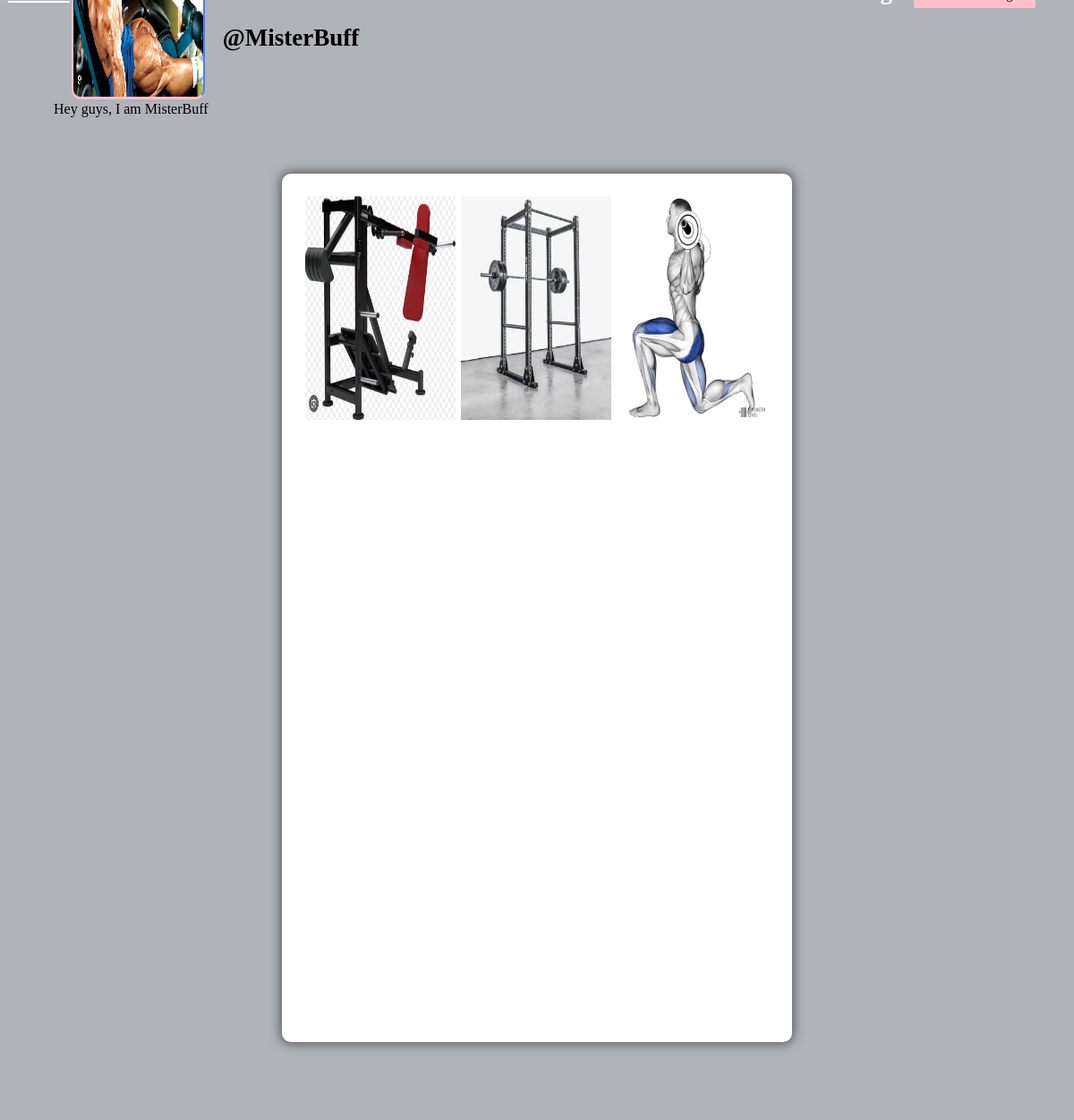
Screenshot of /profile/MisterBuff (signed in) with the database file from the repository.
### main/models.py (models this page shows, shortened)
class Profile(models.Model):
    user = models.ForeignKey(User, on_delete=models.CASCADE)
    id_user = models.IntegerField()
    bio = models.TextField(blank=True)
    profileimg = models.ImageField(
        upload_to="profile_images", default="default_pic.png"
    )
    location = models.CharField(max_length=100, blank=True)

class Post(models.Model):
    id = models.UUIDField(primary_key=True, default=uuid.uuid4)
    user = models.CharField(max_length=100)
    image = models.ImageField(upload_to="post_images")
    caption = models.TextField()
    created_at = models.DateTimeField(default=datetime.now)
    no_of_likes = models.IntegerField(default=0)

### main/views.py (the view)
# urls.py: path("profile/<str:pk>", views.profile, name="profile"),
@login_required(login_url="signin")
def profile(request, pk):
    user_object = User.objects.get(username=pk)
    user_profile = Profile.objects.get(user=user_object)
    user_posts = []
    is_following = FollowersCount.objects.filter(
        follower=request.user.username, user=pk
    )
    '''if FollowersCount.objects.filter(follower=follower, user=user).first():
        button_text = "Unfollow"
    else:
        button_text = "Follow"'''
    if is_following or request.user.username == pk:
        user_posts = Post.objects.filter(user=pk)
    user_post_length = len(user_posts)
    button_text = "Unfollow" if is_following else "Follow"
    user_followers = len(FollowersCount.objects.filter(user=pk))
    user_following = len(FollowersCount.objects.filter(follower=pk))
    context = {
        "user_object": user_object,
        "user_profile": user_profile,
        "user_posts": user_posts,
        "user_post_length": user_post_length,
        "button_text": button_text,
        "user_followers": user_followers,
        "user_following": user_following,
        "is_following": is_following,
    }
    return render(request, "profile.html", context)

### templates/profile.html (shortened to what this page needs)
{% load static %}
<!DOCTYPE html>
<html lang="en">
<head>
    <link rel="stylesheet" href="{% static 'css/main.min.css' %}">
    <link rel="stylesheet" href="{% static 'css/style.css' %}">
    <link rel="stylesheet" href="{% static 'css/color.css' %}">
    <link rel="stylesheet" href="{% static 'css/responsive.css' %}">
</head>
<body>
	<section>
			<div class="feature-photo">
				<figure><img src="{% static 'images/resources/timeline-1.jpg' %}" alt=""></figure>
				<form action="/follow" method="POST">
					<div class="add-btn">
					<span style="color: white; font-size: 27px; margin-right: 520px;"><b><u><a href="/">Home</a></u></b></span>
					{% if user_post_length == 0 %}
					<span style="color: white; font-size: 27px;"><b>No posts</b></span>
					{% elif user_post_length == 1 %}
					<span style="color: white; font-size: 27px;"><b>{{user_post_length}} Post</b></span>
					{% else %}
					<span style="color: white; font-size: 27px;"><b>{{user_post_length}} Posts</b></span>
					{% endif %}
					{% if user_followers == 1 %}
					<span style="color: white; font-size: 27px;"><b>{{user_followers}} Follower</b></span>
					{% else %}
					<span style="color: white; font-size: 27px;"><b>{{user_followers}} Followers</b></span>
					{% endif %}
					<span style="color: white; font-size: 27px;"><b>{{user_following}} Following</b></span>
					{% if user_object.username == user.username %}
					<a href="/settings" data-ripple="" style="background-color: #ffc0cb; border: #ffc0cb;">Account Settings</a>
					{% else %}
					<input type="hidden" value="{{user.username}}" name="follower" />
					<input type="hidden" value="{{user_object.username}}" name="user" />
					<a data-ripple=""><button type="submit" style="background-color: #ffc0cb; border: #ffc0cb;">{{button_text}}</button></a>
					{% endif %}
					</div>
				</form>
				<div class="container-fluid">
					<div class="row merged">
						<div class="col-lg-2 col-sm-3">
							<div class="user-avatar">
								<figure>
									<img src="{{user_profile.profileimg.url}}" style="height: 250px; width: 100%;" alt="">
								</figure>
							</div>
						</div>
						<div class="col-lg-10 col-sm-9">
							<div class="timeline-info">
								<ul>
									<li class="admin-name">
									  <h5 style="color: black;white-space: nowrap; width: 110px; font-size: 27px;"><b>@{{user_profile.user.username}}</b></h5>
									</li>
								</ul>
							</div>
						</div>
					</div>
				</div>
			</div>
		</section>
		<section>
			<div class="bio">
				{{user_profile.bio}}
			</div>
		</section>
	<section>
		<div class="gap gray-bg">
			<div class="container-fluid">
				<div class="row">
					<div class="col-lg-12">
						<div class="row" id="page-contents">
							<div class="col-lg-3">
								<aside class="sidebar static">
								</aside>
							</div>
							<div class="col-lg-6">
								<div class="central-meta">
									{% if is_following or user_object.username == request.user.username %}
										<ul class="photos">
											{% for post in user_posts %}
											<li>
												<a class="strip" href="{{post.image.url}}" title="" data-strip-group="mygroup" data-strip-group-options="loop: false">
													<img src="{{post.image.url}}" style="height: 250px; width: 300px;" alt=""></a>
											</li>
											{% endfor %}
										</ul>
									{% else %}
									<div class="col-lg-12 col-md-6">
										<p style="font-size: 50px; text-align: center; padding-top: 10px;">This account is private</p>
										<p style="font-size: 30px; text-align: center; padding-top: 10px;">Follow this account to view their posts</p>
									</div>
									{% endif %}
								</div>
							</div>
							<div class="col-lg-3">
								<aside class="sidebar static">
								</aside>
							</div>
						</div>
					</div>
				</div>
			</div>
		</div>
	</section>
</body>
</html>

### static/css/color.css (style rules this page uses)
#nprogress .bar, .timeline-info > ul li a::before, .add-btn > a, .activitiez > li::before, form button, .colla-apps > li a:hover, a.underline:before, .setting-row input:checked + label, .user-avatar:hover .edit-phto, .error-meta > a, .color-bg, .add-butn, .nav.nav-tabs.likes-btn > li a.active, a.dislike-btn, .drop > a:hover, .btn-view.btn-load-more:hover, .accordion .card h5 button[aria-expanded="true"], .chat-head, .f-page > figure em, .inbox-panel-head > ul > li > a, .nav-tabs--left .nav-link.active, .nav-tabs--left .nav-link.active:hover, footer .widget-title h4::before, #topcontrol, .sidebar .widget-title::before, .f-title::before, .g-post-classic > figure > i::after, .purify > a, .help-list > a:hover, .open-position::before, .info > a, .category-box:hover, .category-box.selected, a.main-btn, .section-heading::before, .getquot-baner, .more-branches > h4::before, .is-helpful > a, .cart-optionz > li > a:hover, .paginationz > li a:hover, .paginationz > li a.active, .shopping-cart, a.btn2:hover, .form-submit > input[type="submit"], button.submit-checkout, .delete-cart:hover, .proceed .button, .amount-area .update-cart, a.addnewforum, .apply-bttons > a { background: orange; }

### static/css/responsive.css (style rules this page uses)
@media screen and (max-width: 1281px) and (min-width: 1024px) { .photos > li { min-width: 32.2%; width: 32.2%; } }
@media screen and (max-width: 1281px) and (min-width: 1024px) { .timeline-info { line-height: 51px; } }
@media screen and (max-width: 1281px) and (min-width: 1024px) { .timeline-info .admin-name > h5 { font-size: 20px; } }
@media screen and (max-width: 1281px) and (min-width: 1024px) { .user-avatar { width: 80.2% } }

### rows the page displays
Profile: profileimg (picture), user.username "MisterBuff", bio "Hey guys, I am MisterBuff"
Post: image (picture)
Post: image (picture)
Post: image (picture)
